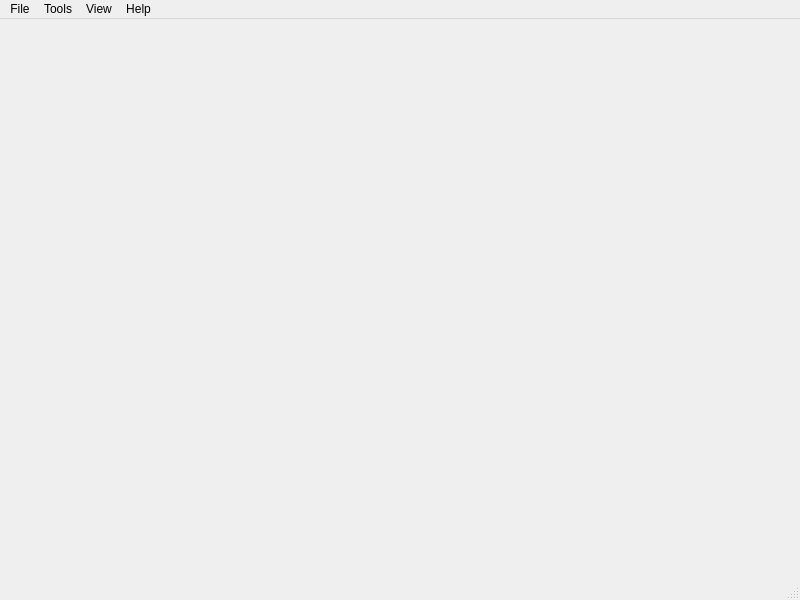
<?xml version="1.0" encoding="UTF-8"?>
<ui version="4.0">
 <class>MainWindow</class>
 <widget class="QMainWindow" name="MainWindow">
  <property name="geometry">
   <rect>
    <x>0</x>
    <y>0</y>
    <width>800</width>
    <height>600</height>
   </rect>
  </property>
  <property name="windowTitle">
   <string>MainWindow</string>
  </property>
  <property name="windowIcon">
   <iconset resource="Resources.qrc">
    <normaloff>:/Icons/Icon.png</normaloff>:/Icons/Icon.png</iconset>
  </property>
  <widget class="QWidget" name="centralwidget">
   <layout class="QHBoxLayout" name="horizontalLayout"/>
  </widget>
  <widget class="QStatusBar" name="statusbar"/>
  <widget class="QMenuBar" name="menubar">
   <property name="geometry">
    <rect>
     <x>0</x>
     <y>0</y>
     <width>800</width>
     <height>21</height>
    </rect>
   </property>
   <widget class="QMenu" name="menuFile">
    <property name="title">
     <string>File</string>
    </property>
    <widget class="QMenu" name="menuImport">
     <property name="title">
      <string>Open</string>
     </property>
     <property name="icon">
      <iconset resource="Resources.qrc">
       <normaloff>:/Icons/Open.png</normaloff>:/Icons/Open.png</iconset>
     </property>
     <addaction name="openTXT"/>
     <addaction name="openXML"/>
     <addaction name="openZXV"/>
    </widget>
    <addaction name="newFile"/>
    <addaction name="menuImport"/>
    <addaction name="saveFile"/>
    <addaction name="saveFileAs"/>
    <addaction name="recentlyOpened"/>
    <addaction name="separator"/>
    <addaction name="exit"/>
   </widget>
   <widget class="QMenu" name="menuHelp">
    <property name="title">
     <string>Help</string>
    </property>
    <addaction name="addToContext"/>
    <addaction name="clearSettings"/>
    <addaction name="separator"/>
    <addaction name="changelog"/>
    <addaction name="about"/>
   </widget>
   <widget class="QMenu" name="menuTools">
    <property name="title">
     <string>Tools</string>
    </property>
    <addaction name="goToRow"/>
    <addaction name="findText"/>
    <addaction name="filter"/>
    <addaction name="separator"/>
    <addaction name="transpose"/>
   </widget>
   <widget class="QMenu" name="menuView">
    <property name="title">
     <string>View</string>
    </property>
    <addaction name="resizeColumns"/>
    <addaction name="resizeRows"/>
    <addaction name="separator"/>
    <addaction name="toggleColumnIndex"/>
    <addaction name="toggleRowColors"/>
   </widget>
   <addaction name="menuFile"/>
   <addaction name="menuTools"/>
   <addaction name="menuView"/>
   <addaction name="menuHelp"/>
  </widget>
  <action name="actionAbout">
   <property name="text">
    <string>About</string>
   </property>
  </action>
  <action name="openTXT">
   <property name="text">
    <string>Text file</string>
   </property>
   <property name="shortcut">
    <string>Ctrl+O</string>
   </property>
  </action>
  <action name="exit">
   <property name="text">
    <string>Exit</string>
   </property>
  </action>
  <action name="openXML">
   <property name="text">
    <string>XML file</string>
   </property>
  </action>
  <action name="actionBla">
   <property name="text">
    <string>bla</string>
   </property>
  </action>
  <action name="histogram">
   <property name="text">
    <string>Histogram</string>
   </property>
  </action>
  <action name="debugLoad">
   <property name="text">
    <string>Load</string>
   </property>
  </action>
  <action name="basicStatistics">
   <property name="text">
    <string>Basic Statistics</string>
   </property>
  </action>
  <action name="about">
   <property name="text">
    <string>About</string>
   </property>
  </action>
  <action name="importClipboard">
   <property name="text">
    <string>Clipboard</string>
   </property>
   <property name="shortcut">
    <string>Ctrl+V</string>
   </property>
  </action>
  <action name="exportXML">
   <property name="text">
    <string>XML file</string>
   </property>
  </action>
  <action name="exportText">
   <property name="text">
    <string>Text file</string>
   </property>
  </action>
  <action name="clearSettings">
   <property name="text">
    <string>Clear settings</string>
   </property>
  </action>
  <action name="openZXV">
   <property name="text">
    <string>ZXV file</string>
   </property>
  </action>
  <action name="saveFile">
   <property name="icon">
    <iconset resource="Resources.qrc">
     <normaloff>:/Icons/Save.png</normaloff>:/Icons/Save.png</iconset>
   </property>
   <property name="text">
    <string>Save</string>
   </property>
   <property name="shortcut">
    <string>Ctrl+S</string>
   </property>
  </action>
  <action name="newFile">
   <property name="icon">
    <iconset resource="Resources.qrc">
     <normaloff>:/Icons/New.png</normaloff>:/Icons/New.png</iconset>
   </property>
   <property name="text">
    <string>New</string>
   </property>
   <property name="shortcut">
    <string>Ctrl+N</string>
   </property>
  </action>
  <action name="saveFileAs">
   <property name="text">
    <string>Save as ...</string>
   </property>
   <property name="shortcut">
    <string>Ctrl+Shift+S</string>
   </property>
  </action>
  <action name="recentlyOpened">
   <property name="text">
    <string>Recently opened</string>
   </property>
  </action>
  <action name="resizeColumns">
   <property name="text">
    <string>Resize columns to content</string>
   </property>
  </action>
  <action name="goToRow">
   <property name="text">
    <string>Go to row</string>
   </property>
   <property name="shortcut">
    <string>Ctrl+G</string>
   </property>
  </action>
  <action name="toggleColumnIndex">
   <property name="text">
    <string>Toggle column index</string>
   </property>
  </action>
  <action name="resizeRows">
   <property name="text">
    <string>Resize rows to content</string>
   </property>
  </action>
  <action name="toggleRowColors">
   <property name="text">
    <string>Toggle alternating row colors</string>
   </property>
  </action>
  <action name="findText">
   <property name="text">
    <string>Find text</string>
   </property>
   <property name="shortcut">
    <string>Ctrl+F</string>
   </property>
  </action>
  <action name="filter">
   <property name="text">
    <string>Filters</string>
   </property>
   <property name="shortcut">
    <string>Ctrl+H</string>
   </property>
  </action>
  <action name="addToContext">
   <property name="text">
    <string>Add to Windows context menu</string>
   </property>
  </action>
  <action name="transpose">
   <property name="text">
    <string>Transpose</string>
   </property>
  </action>
  <action name="actionWebsite">
   <property name="text">
    <string>Open TSVview website</string>
   </property>
  </action>
  <action name="changelog">
   <property name="text">
    <string>ChangeLog</string>
   </property>
  </action>
 </widget>
 <resources>
  <include location="Resources.qrc"/>
 </resources>
 <connections/>
</ui>
